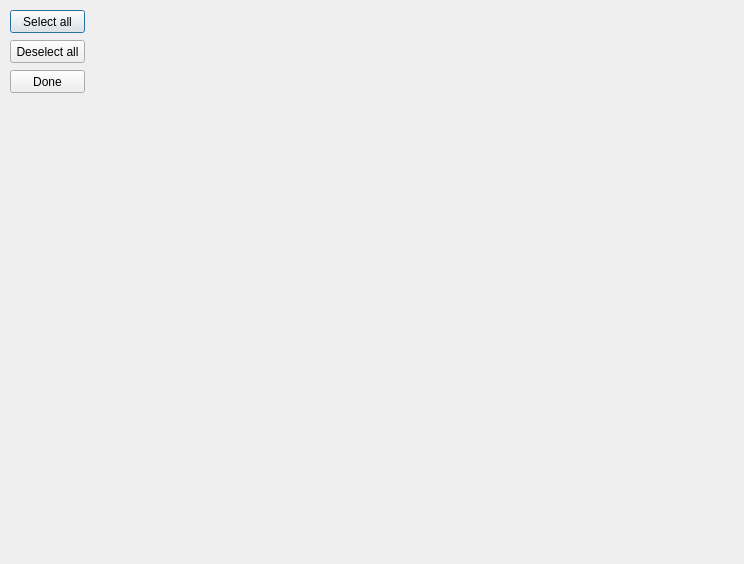
<?xml version="1.0" encoding="UTF-8"?>
<ui version="4.0">
 <class>Dialog</class>
 <widget class="QDialog" name="Dialog">
  <property name="geometry">
   <rect>
    <x>0</x>
    <y>0</y>
    <width>744</width>
    <height>564</height>
   </rect>
  </property>
  <property name="windowTitle">
   <string>Select channels</string>
  </property>
  <widget class="QPushButton" name="selectallButton">
   <property name="geometry">
    <rect>
     <x>10</x>
     <y>10</y>
     <width>75</width>
     <height>23</height>
    </rect>
   </property>
   <property name="text">
    <string>Select all</string>
   </property>
  </widget>
  <widget class="QPushButton" name="doneButton">
   <property name="geometry">
    <rect>
     <x>10</x>
     <y>70</y>
     <width>75</width>
     <height>23</height>
    </rect>
   </property>
   <property name="text">
    <string>Done</string>
   </property>
  </widget>
  <widget class="QPushButton" name="deselectallButton">
   <property name="geometry">
    <rect>
     <x>10</x>
     <y>40</y>
     <width>75</width>
     <height>23</height>
    </rect>
   </property>
   <property name="text">
    <string>Deselect all</string>
   </property>
  </widget>
 </widget>
 <resources/>
 <connections/>
</ui>
